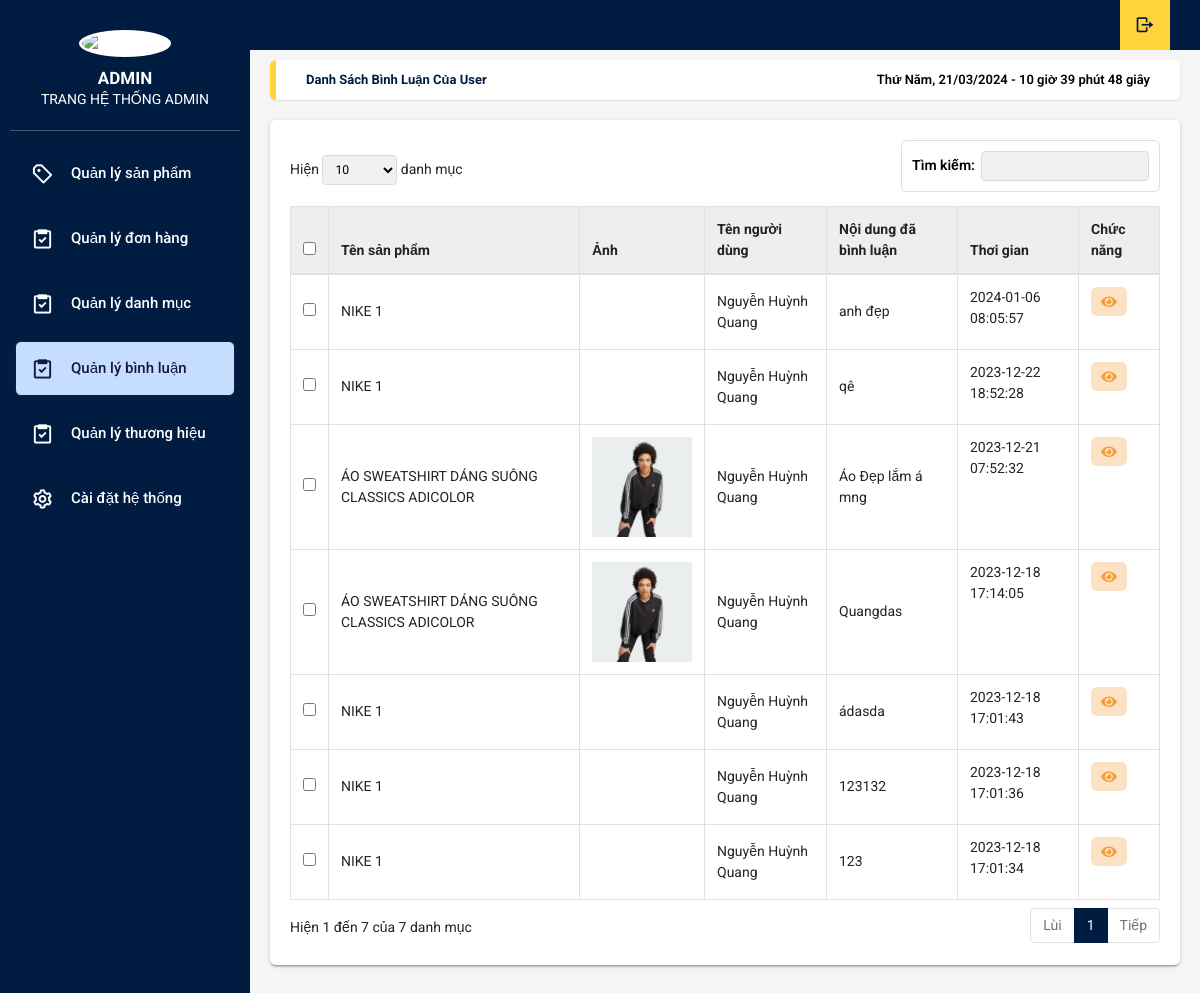
Page /admin/admin_qlbl.php on the committed database.
### tables this page shows
CREATE TABLE `binhluan` (
  `id_binhluan` int(128) NOT NULL,
  `id_sanpham` int(128) NOT NULL,
  `id_user` int(255) NOT NULL,
  `noidung` varchar(128) NOT NULL,
  `time` datetime NOT NULL
);

CREATE TABLE `sanpham` (
  `id_sanpham` int(50) NOT NULL,
  `name` varchar(250) NOT NULL,
  `img` varchar(200) NOT NULL,
  `price` int(150) NOT NULL,
  `quantity` int(50) NOT NULL DEFAULT 0,
  `mo_ta` longtext NOT NULL,
  `id_dm` int(128) NOT NULL,
  `id_brand` int(128) NOT NULL
);

CREATE TABLE `chitiet_user` (
  `id_user` int(50) NOT NULL,
  `img` varchar(128) NOT NULL,
  `full_name` varchar(225) NOT NULL,
  `email` varchar(225) NOT NULL,
  `sdt` int(20) NOT NULL,
  `gioi_tinh` varchar(128) NOT NULL,
  `diachi` varchar(128) NOT NULL,
  `ngay_sinh` date NOT NULL,
  `CCCD` int(128) NOT NULL
);

### admin/admin_qlbl.php (the view, shortened to what this page needs)
<!DOCTYPE html>
<html lang="en">
<head>
        <link rel="stylesheet" type="text/css" href="../css/admin/main_admin.css">
        <link rel="stylesheet" href="https://cdn.jsdelivr.net/npm/boxicons@latest/css/boxicons.min.css">
        <link rel="stylesheet" href="https://unpkg.com/boxicons@latest/css/boxicons.min.css">
        <link rel="stylesheet" type="text/css"
          href="https://maxcdn.bootstrapcdn.com/font-awesome/4.7.0/css/font-awesome.min.css">
        <link rel="stylesheet" href="https://use.fontawesome.com/releases/v5.8.2/css/all.css">
        <link rel="stylesheet" href="https://cdnjs.cloudflare.com/ajax/libs/jquery-confirm/3.3.2/jquery-confirm.min.css">
      </head>
<body onload="time()" class="app sidebar-mini rtl">
  <?php include "html/app-sidebar.php" ?>
    <main class="app-content">
        <div class="app-title">
            <ul class="app-breadcrumb breadcrumb side">
                <li class="breadcrumb-item active"><a href="#"><b>Danh sách bình luận của  user </b></a></li>
            </ul>
            <div id="clock"></div>
        </div>
        <div class="row">
            <div class="col-md-12">
                <div class="tile">
                    <div class="tile-body">
                        <table class="table table-hover table-bordered" id="sampleTable">
                            <thead>
                                <tr>
                                    <th width="10"><input type="checkbox" id="all"></th>
                                    <th>Tên sản phẩm</th>
                                    <th>Ảnh</th>
                                    <th>Tên người dùng</th>
                                    <th>Nội dung đã bình luận</th>
                                    <th>Thơi gian</th>
                                    <th>Chức năng</th>
                                </tr>
                            </thead>
                            <tbody class="align-middle">
                                <?php
                                    $conn = mysqli_connect("localhost:3307","root","","banhang");
                                    $sql1="SELECT * from binhluan  ORDER BY id_binhluan DESC ";
                                    $kq1= mysqli_query($conn,$sql1);
                                    while ($row1= mysqli_fetch_array($kq1)){
                                        $sql2="SELECT * from sanpham where id_sanpham = {$row1['id_sanpham']}";
                                        $kq2= mysqli_query($conn,$sql2);
                                        $row2 = mysqli_fetch_array($kq2);
                                        $sql = "SELECT * from chitiet_user where id_user = {$row1['id_user']}";
                                        $kq = mysqli_query($conn, $sql);
                                        $row = mysqli_fetch_array($kq);
                                        echo '<tr>';?>
                                        <td class="align-middle" width="10"><input type="checkbox" name="check1" value="1"></td>
                                        <td class="align-middle"><?php  echo $row2['name']   ?></td>
                                        <td class="align-middle text-center" style="width: 100px; height: 50px;">
                                                <img src="../<?php echo  $row2['img']  ?>" alt="" style="width: 100%; height:auto;">
                                          </td>
                                          <td class="align-middle"><?php  echo $row['full_name']   ?></td>
                                          <td class="align-middle" > <?php echo $row1['noidung']   ?></td>
                                          <td><?php echo $row1['time'] ?> </td>
                                    <td>
                                        <a href= "../detail.php?idsp=<?php echo $row1['id_sanpham']   ?>"><button class="btn btn-primary btn-sm edit" type="button"><i class="fa fa-eye"></i></button> </a>
                                    </td>
                                    <?php
                                    }
                                    ?>
                            </tbody>
                        </table>
                    </div>
                </div>
            </div>
        </div>
    </main>
</body>
</html>

### rows in the picture
binhluan: id_sanpham.name "NIKE 1", chitiet_user.full_name "Nguyễn Huỳnh Quang", noidung "anh đẹp", time "2024-01-06 08:05:57"
binhluan: id_sanpham.name "NIKE 1", chitiet_user.full_name "Nguyễn Huỳnh Quang", noidung "qê", time "2023-12-22 18:52:28"
binhluan: id_sanpham.name "ÁO SWEATSHIRT DÁNG SUÔNG CLASSICS ADICOLOR", id_sanpham.img (picture), chitiet_user.full_name "Nguyễn Huỳnh Quang", noidung "Áo Đẹp lắm á mng", time "2023-12-21 07:52:32"
binhluan: id_sanpham.name "ÁO SWEATSHIRT DÁNG SUÔNG CLASSICS ADICOLOR", id_sanpham.img (picture), chitiet_user.full_name "Nguyễn Huỳnh Quang", noidung "Quangdas", time "2023-12-18 17:14:05"
binhluan: id_sanpham.name "NIKE 1", chitiet_user.full_name "Nguyễn Huỳnh Quang", noidung "ádasda", time "2023-12-18 17:01:43"
binhluan: id_sanpham.name "NIKE 1", chitiet_user.full_name "Nguyễn Huỳnh Quang", noidung "123132", time "2023-12-18 17:01:36"
binhluan: id_sanpham.name "NIKE 1", chitiet_user.full_name "Nguyễn Huỳnh Quang", noidung "123", time "2023-12-18 17:01:34"
